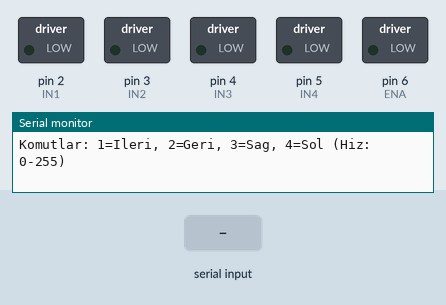
This sketch was run on a simulated Arduino Mega 2560, built with avr-gcc and run on an emulated ATmega2560. On the bench: switched loads named in the sketch (green lamp = pin HIGH), the last lines printed to the serial monitor. The test bench sets the inputs (shaded band).

Above: at 1.2 s.
1.3 s: "30:150\n" received over Serial
At 1.6 s:
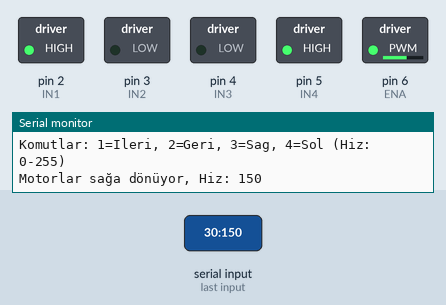
2.8 s: "90:45\n" received over Serial
At 3.9 s:
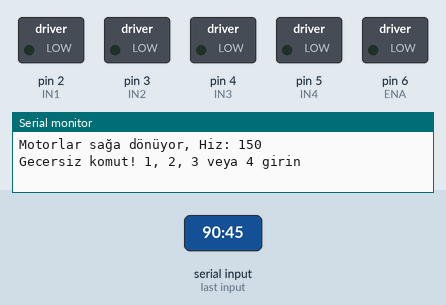
Timing chart, 0 to 5.8 s (numbered marks = the images above; inputs shaded):
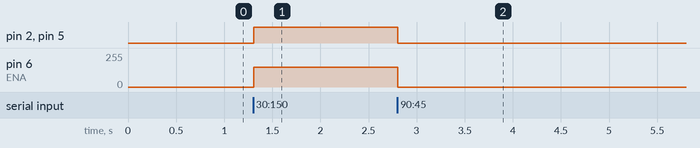

Measured:
- after the input at 1.3 s, pin 2 (IN1), pin 5 (IN4): LOW → HIGH at once; pin 6 (ENA): 0/255 → 150/255 at once
- after the input at 2.8 s, pin 2 (IN1), pin 5 (IN4): HIGH → LOW at once; pin 6 (ENA): 150/255 → 0/255 at once

The sketch:

arduinoMotorCalistir22.06.ino
```cpp
// L298N Motor Sürücü Pin Tanımlamaları (Arduino Mega için)
const int ENA = 6;    // Motor A ve B hız kontrol pini (PWM, Mega'da PWM destekli)
const int IN1 = 2;    // Motor A yön kontrol pini 1 (Sol motor)
const int IN2 = 3;    // Motor A yön kontrol pini 2 (Sol motor)
const int IN3 = 4;    // Motor B yön kontrol pini 1 (Sağ motor)
const int IN4 = 5;    // Motor B yön kontrol pini 2 (Sağ motor)

void setup() {
  // Pinleri çıkış olarak ayarla
  pinMode(ENA, OUTPUT);
  pinMode(IN1, OUTPUT);
  pinMode(IN2, OUTPUT);
  pinMode(IN3, OUTPUT);
  pinMode(IN4, OUTPUT);

  // Seri haberleşmeyi başlat (9600 baud)
  Serial.begin(9600);
  Serial.println("Komutlar: 1=Ileri, 2=Geri, 3=Sag, 4=Sol (Hiz: 0-255)");

  // Başlangıçta motorları durdur
  motorStop();
}

void loop() {
  // Seri porttan veri gelirse oku
  if (Serial.available() > 0) {
    String input = Serial.readStringUntil('\n'); // Gelen tüm satırı oku
    input.trim(); // Boşlukları ve yeni satırları temizle

    // Komut ve hızı ayır (örneğin, "1:100" formatında)
    int separatorIndex = input.indexOf(':');
    if (separatorIndex != -1) {
      String commandStr = input.substring(0, separatorIndex);
      String speedStr = input.substring(separatorIndex + 1);
      char command = commandStr.charAt(0); // İlk karakter komut
      int speed = speedStr.toInt(); // Kalan kısım hız (0-255 arası)

      // Hızı 0-255 aralığında kontrol et
      if (speed < 0 || speed > 255) {
        speed = 60; // Geçersizse varsayılan 60
      }

      // Komutlara göre motor kontrolü
      if (command == '1') {
        motorForward(speed);
        Serial.println("Motorlar ileri hareket ediyor, Hiz: " + String(speed));
      }
      else if (command == '2') {
        motorBackward(speed);
        Serial.println("Motorlar geri hareket ediyor, Hiz: " + String(speed));
      }
      else if (command == '3') {
        motorRight(speed);
        Serial.println("Motorlar sağa dönüyor, Hiz: " + String(speed));
      }
      else if (command == '4') {
        motorLeft(speed);
        Serial.println("Motorlar sola dönüyor, Hiz: " + String(speed));
      }
      else {
        motorStop();
        Serial.println("Gecersiz komut! 1, 2, 3 veya 4 girin");
      }
    }
  }
}

// Motorları ileri hareket ettiren fonksiyon
void motorForward(int speed) {
  digitalWrite(IN1, HIGH);
  digitalWrite(IN2, LOW);
  analogWrite(ENA, speed);

  digitalWrite(IN3, HIGH);
  digitalWrite(IN4, LOW);
  analogWrite(ENA, speed);
}

// Motorları geri hareket ettiren fonksiyon
void motorBackward(int speed) {
  digitalWrite(IN1, LOW);
  digitalWrite(IN2, HIGH);
  analogWrite(ENA, speed);

  digitalWrite(IN3, LOW);
  digitalWrite(IN4, HIGH);
  analogWrite(ENA, speed);
}

// Motorları sağa döndüren fonksiyon
void motorRight(int speed) {
  digitalWrite(IN1, HIGH);
  digitalWrite(IN2, LOW);
  analogWrite(ENA, speed);

  digitalWrite(IN3, LOW);
  digitalWrite(IN4, HIGH);
  analogWrite(ENA, speed);
}

// Motorları sola döndüren fonksiyon
void motorLeft(int speed) {
  digitalWrite(IN1, LOW);
  digitalWrite(IN2, HIGH);
  analogWrite(ENA, speed);

  digitalWrite(IN3, HIGH);
  digitalWrite(IN4, LOW);
  analogWrite(ENA, speed);
}

// Motorları durduran fonksiyon
void motorStop() {
  digitalWrite(IN1, LOW);
  digitalWrite(IN2, LOW);
  analogWrite(ENA, 0);

  digitalWrite(IN3, LOW);
  digitalWrite(IN4, LOW);
  analogWrite(ENA, 0);
}
```
